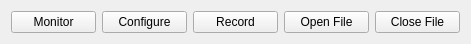
  <widget class="QWidget" name="layoutWidget">
   <property name="geometry">
    <rect>
     <x>93</x>
     <y>477</y>
     <width>471</width>
     <height>29</height>
    </rect>
   </property>
   <layout class="QHBoxLayout" name="horizontalLayout">
    <item>
     <widget class="QPushButton" name="monitorButton">
      <property name="toolTip">
       <string>&lt;html&gt;&lt;head/&gt;&lt;body&gt;&lt;p&gt;Visual monitoring of system variables.&lt;/p&gt;&lt;/body&gt;&lt;/html&gt;</string>
      </property>
      <property name="text">
       <string>Monitor</string>
      </property>
     </widget>
    </item>
    <item>
     <widget class="QPushButton" name="configureButton">
      <property name="toolTip">
       <string>&lt;html&gt;&lt;head/&gt;&lt;body&gt;&lt;p&gt;System configuration and advanced configuration choices for algorithms.&lt;/p&gt;&lt;/body&gt;&lt;/html&gt;</string>
      </property>
      <property name="text">
       <string>Configure</string>
      </property>
     </widget>
    </item>
    <item>
     <widget class="QPushButton" name="recordingButton">
      <property name="toolTip">
       <string>&lt;html&gt;&lt;head/&gt;&lt;body&gt;&lt;p&gt;Open or close files on the BMS for recording history, and start and pause recording actions.&lt;/p&gt;&lt;/body&gt;&lt;/html&gt;</string>
      </property>
      <property name="text">
       <string>Record</string>
      </property>
     </widget>
    </item>
    <item>
     <widget class="QPushButton" name="saveFileButton">
      <property name="toolTip">
       <string>&lt;html&gt;&lt;head/&gt;&lt;body&gt;&lt;p&gt;Save incoming data to a local file&lt;/p&gt;&lt;/body&gt;&lt;/html&gt;</string>
      </property>
      <property name="text">
       <string>Open File</string>
      </property>
     </widget>
    </item>
    <item>
     <widget class="QPushButton" name="closeFileButton">
      <property name="toolTip">
       <string>&lt;html&gt;&lt;head/&gt;&lt;body&gt;&lt;p&gt;Save incoming data to a local file&lt;/p&gt;&lt;/body&gt;&lt;/html&gt;</string>
      </property>
      <property name="text">
       <string>Close File</string>
      </property>
     </widget>
    </item>
   </layout>
  </widget>
